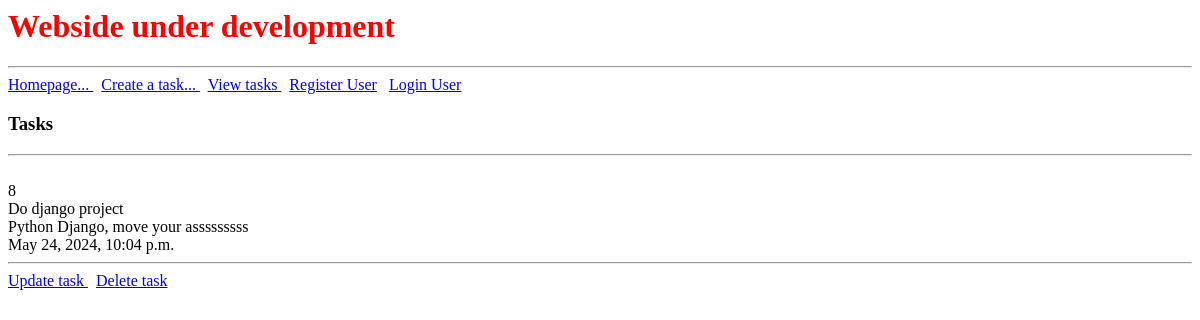
/view-tasks, run on an earlier commit of the app's database.
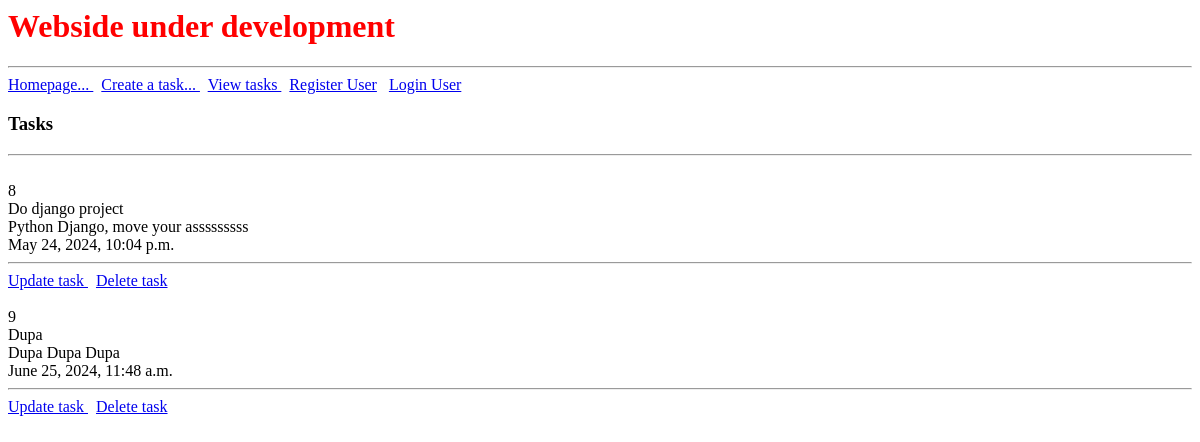
And on a later commit of the database.
### crm/models.py (models this page shows)
class Task(models.Model):
    title = models.CharField(max_length=50)
    description = models.TextField(max_length=1000)
    created = models.DateTimeField(auto_now_add=True)

### crm/views.py (the view)
# urls.py: path('view-tasks', views.tasks, name="view-tasks"),
def tasks(request):
    queryDataAll = Task.objects.all()
    context = {'AllTasks':queryDataAll}
    return render(request, 'crm/view-tasks.html', context)

### crm/templates/crm/view-tasks.html (shortened to what this page needs)
{% extends 'crm/base.html'%}
{% block content %}
<h3> Tasks </h3>
<hr>
{% for task in AllTasks %}
    <br>
    {{task.id}}
    <br>
    {{task.title}}
    <br>
    {{task.description}}
    <br>
    {{task.created}}
    <hr>
    <a href="{% url 'update-task' task.id %}">Update task </a>
    <a href="{% url 'delete-task' task.id %}">Delete task </a>
    <br>
{% endfor %}
<br>
<br>
{% endblock %}

What changed in the data, as far as the page shows it:
added Task: id "9", title "Dupa", description "Dupa Dupa Dupa", created "June 25, 2024, 11:48 a.m."
